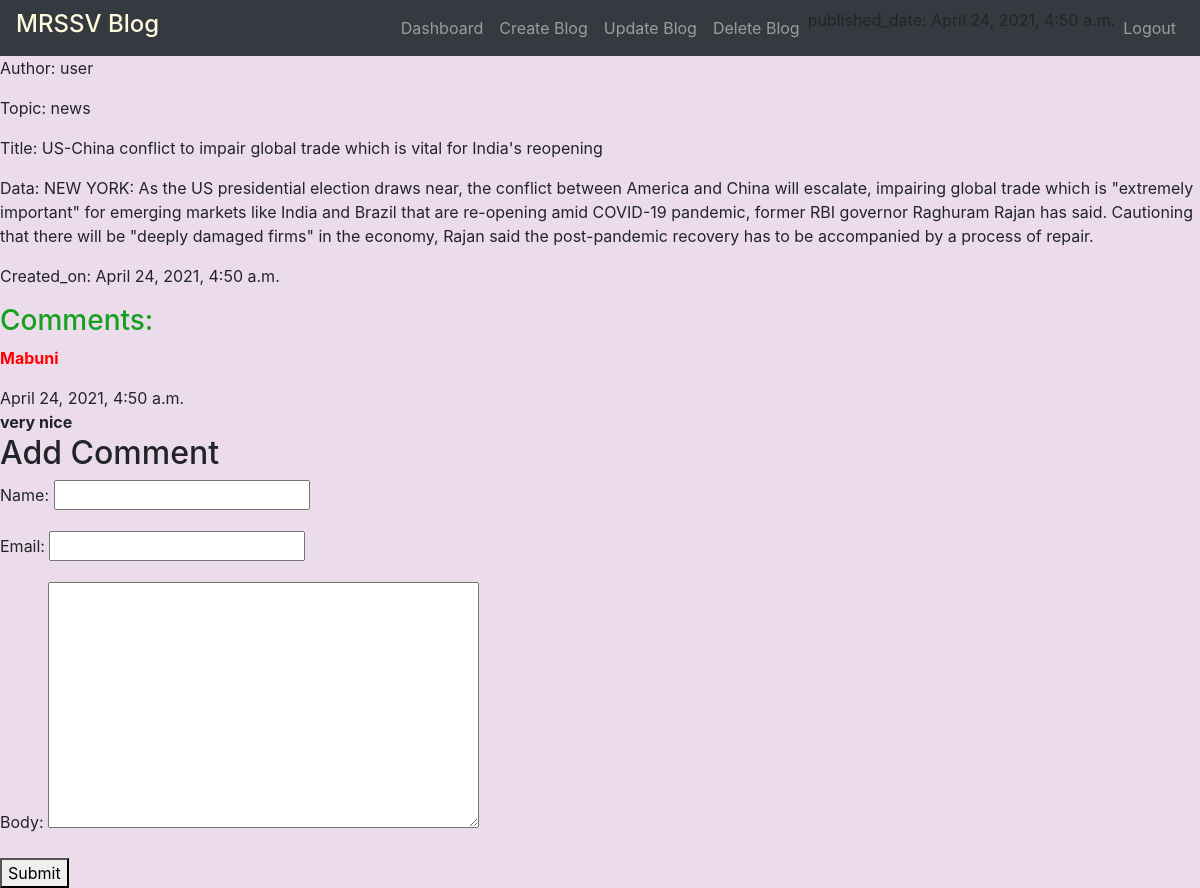
Page /article_preview/1/ on the committed database.
### app_article/models.py (models this page shows, shortened)
class ArticleModel(models.Model):
    author = models.ForeignKey(User, on_delete=models.CASCADE)
    topic = models.CharField(max_length=20, choices=(
        ('arch', 'Architecture'),
        ('news','News'),
        ('heal', 'Health'),
        ('politics','Politics'),
        ('sports','Sports'),
        ('beauty','Beautytips'),
        ('other','Others')
    ))
    title = models.CharField(max_length=500)
    data = models.TextField(max_length=1000,blank=True,null=True)
    created_on = models.DateTimeField(auto_now=True)
    published_date = models.DateTimeField(blank=True, null=True)

class comment(models.Model):
    post=models.ForeignKey(ArticleModel,related_name='comments',on_delete=models.CASCADE)
    name=models.CharField(max_length=50)
    email=models.EmailField()
    body=models.TextField()
    date_added=models.DateTimeField(auto_now_add=True)
    class Meta:
        ordering=['date_added']

### app_article/views.py (the view)
# urls.py: path('article_preview/<int:pk>/', views.article_preview, name ='article_preview'),
def article_preview(request,pk):
    article = get_object_or_404(ArticleModel,pk=pk)
    if request.method=="POST":
        form=commentForm(request.POST)
        if form.is_valid():
            comment=form.save(commit=False)
            comment.post=article
            comment.save()
            return render(request, 'article/article_detail.html', {'article':article})
    else:
        form=commentForm()
    return render(request,'article/article_detail.html',{'article':article,'form':form})

### app_article/forms.py
class commentForm(forms.ModelForm):
    class Meta:
        model=comment
        fields=['name','email','body']

### templates/article/article_detail.html (shortened to what this page needs)
<!DOCTYPE html>
<html lang="en">
<head>
    <link rel="stylesheet" href= "https://maxcdn.bootstrapcdn.com/bootstrap/4.4.1/css/bootstrap.min.css">
</head>
<nav class="navbar navbar-expand-sm bg-dark navbar-dark">
    <h4 style="color: cornsilk;">MRSSV Blog</h4>
    <ul class="navbar-nav ml-auto">
        <li  class="nav-item">
            <a class="nav-link" href="/dashboard/" >Dashboard</a>
        <li class="nav-item">
            <a class="nav-link" href="/article_create/">Create Blog</a>
        </li>
        <li class="nav-item">
            <a class="nav-link"href="{% url 'article_update' pk=article.pk %}">Update Blog</a>
        </li>
        <li class="nav-item">
            <a class="nav-link"  href="{% url 'article_delete' pk=article.pk %}">Delete Blog</a>
        </li>
        {% if article.published_date %}
    <p>published_date: {{article.published_date}}</p>
{% else %}
    <li class="nav-item">
    <a class="nav-link" href="{% url 'publish_article' pk=article.pk %}">Publish Blog</a>
    </li>
{% endif %}
    <li class="nav-item">
        <a class="nav-link" href="/logout/">Logout</a>
    </li>
    </ul>
</nav>
<body style="background-color:#ecdbea;">
<p>Author: {{article.author}}</p>
    <p>Topic: {{article.topic}}</p>
    <p>Title: {{article.title}}</p>
    <p>Data: {{article.data}}</p>
    <p>Created_on: {{article.created_on}}</p>
    <h3 class="subtitle" style="color:rgb(19, 161, 31)">Comments:</h3>
        {% for comment in article.comments.all %}
        <article class="media">
            <div class="media-content">
                <div class="content">
                   <strong> <p style="color:red;">{{comment.name}}</p></strong>{{article.created_on}}
                            <br>
                            <strong>{{comment.body}}</strong>
                    </div>
                </div>
            </article>
            {% empty %}
             <div class="notifications">
                 <p>No comments yet..!</p>
             </div>
             {% endfor %}
            <h2 class="subtitle">Add Comment</h2>
            <form method="post" action=".">
                {{form.as_p}}
                <div class ="field">
                    <div class="control">
                        <button class ="button is_success">Submit</button>
                    </div>
                </div>
            </form>
</body>
</html>

### rows in the picture
ArticleModel: published_date "April 24, 2021, 4:50 a.m.", author "user", topic "news", title "US-China conflict to impair global trade which is vital for India's reopening", data "NEW YORK: As the US presidential election draws near, the conflict between America and China will escalate, impairing global trade which is \"extremely important\" for emerging markets like India and Brazil that are re-opening amid COVID-19 pandemic, former RBI governor Raghuram Rajan has said. Cautioning that there will be \"deeply damaged firms\" in the economy, Rajan said the post-pandemic recovery has to be accompanied by a process of repair.", created_on "April 24, 2021, 4:50 a.m."
comment: name "Mabuni", body "very nice"
